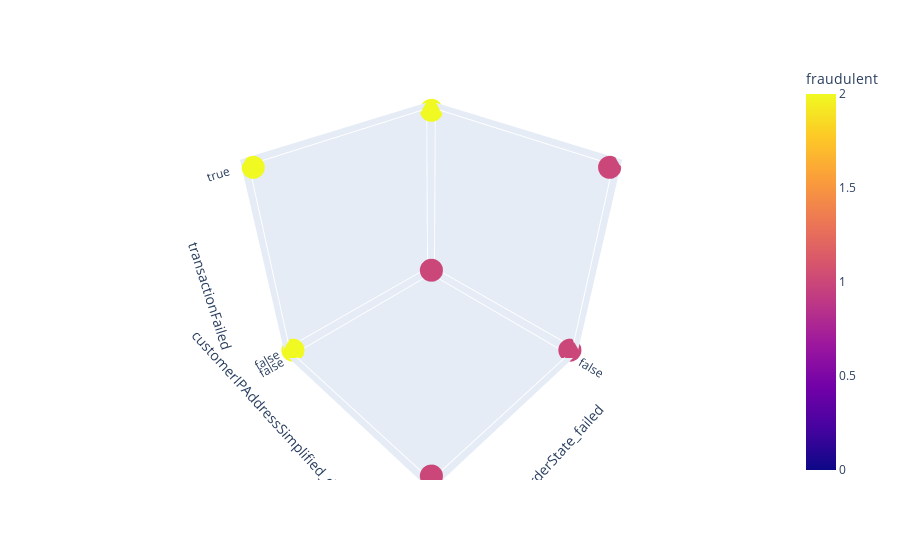

Here is the notebook cell this chart was saved with:
### Code cell
import plotly.express as px

fig = px.scatter_3d(x_data_cluster, 
                    x='orderState_failed', 
                    y='customerIPAddressSimplified_digits_and_letters', 
                    z='transactionFailed', 
                    color='fraudulent')

fig.show()

### Figure 1 — Plotly figure (JSON) as saved in the notebook; plotly's stock layout.template omitted (floating-point values rounded to 4 significant figures; data arrays with more than 128 entries replaced by an {"elided": "..."} marker saying what was removed)
{"data": [{"hovertemplate": "orderState_failed=%{x}<br>customerIPAddressSimplified_digits_and_letters=%{y}<br>transactionFailed=%{z}<br>fraudulent=%{marker.color}<extra></extra>", "legendgroup": "", "marker": {"color": {"elided": "623 int values"}, "coloraxis": "coloraxis", "symbol": "circle"}, "mode": "markers", "name": "", "scene": "scene", "showlegend": false, "type": "scatter3d", "x": {"elided": "623 bool values"}, "y": {"elided": "623 bool values"}, "z": {"elided": "623 bool values"}}], "layout": {"coloraxis": {"colorbar": {"title": {"text": "fraudulent"}}, "colorscale": [[0, "#0d0887"], [0.1111, "#46039f"], [0.2222, "#7201a8"], [0.3333, "#9c179e"], [0.4444, "#bd3786"], [0.5556, "#d8576b"], [0.6667, "#ed7953"], [0.7778, "#fb9f3a"], [0.8889, "#fdca26"], [1, "#f0f921"]]}, "legend": {"tracegroupgap": 0}, "margin": {"t": 60}, "scene": {"domain": {"x": [0, 1], "y": [0, 1]}, "xaxis": {"title": {"text": "orderState_failed"}}, "yaxis": {"title": {"text": "customerIPAddressSimplified_digits_and_letters"}}, "zaxis": {"title": {"text": "transactionFailed"}}}}}
